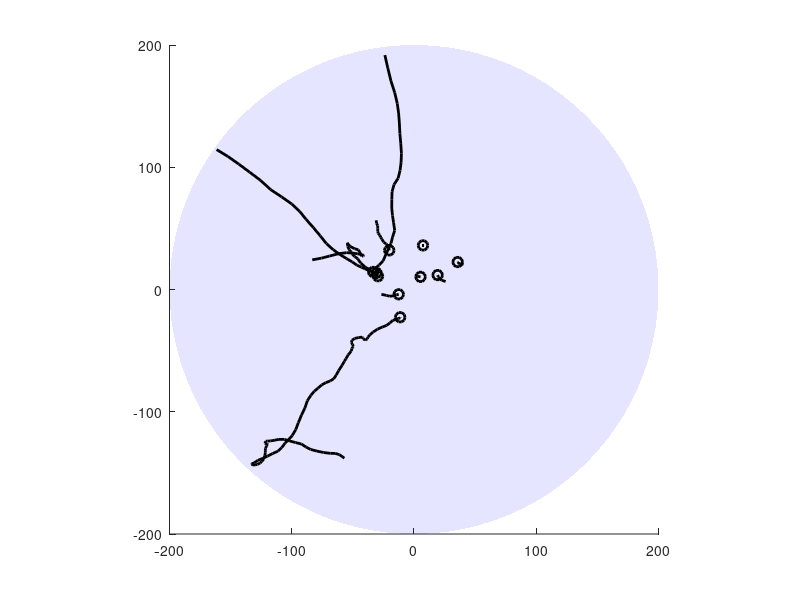

Reproduce this figure in MATLAB. (Note: this script raises an error after producing the figure.)
clear;close all;clc
dbstop if error
% rng default

% region of interest is a circle, centred at origin
cartesianSensorPosition = [0;0];
circleRadius = 200;

% multi-object motion model
PoissonBirthRate = .1;
PoissonBirthGaussianMean = zeros(4,1);
PoissonBirthGaussianCov = diag([20 20 2 2].^2);
survivalProbability = .98;
% nearly constant velocity motion model [2D position;2D velocity]
scanTime = 1;
transitionMatrix = kron([1 scanTime;0 1],eye(2));
accelerationDeviation = 1;
motionProcessNoiseCov = accelerationDeviation^2*kron([scanTime^3/3 scanTime^2/2;scanTime^2/2 scanTime],eye(2));

% generate ground truth
numSteps = 100;
numInitialTarget = 3;
numTarget = 0;
for step = 1:numSteps
    numNewBorn = poissrnd(PoissonBirthRate);
    if step == 1
        numNewBorn = numNewBorn+numInitialTarget;
    end

    for target = 1:numNewBorn
        numTarget = numTarget+1;
        groundTruth(numTarget).startTime = step;
        groundTruth(numTarget).length = 1;
        groundTruth(numTarget).state = mvnrnd(PoissonBirthGaussianMean',PoissonBirthGaussianCov)';
    end

    for target = 1:numTarget
        if step~=numSteps && groundTruth(target).startTime+groundTruth(target).length-1==step
            if norm(groundTruth(target).state(1:2,end)-cartesianSensorPosition) <= circleRadius
                if rand <= survivalProbability
                    nextState = mvnrnd((transitionMatrix*groundTruth(target).state(:,end))',motionProcessNoiseCov)';
                    if norm(nextState(1:2)-cartesianSensorPosition) <= circleRadius
                        groundTruth(target).length = groundTruth(target).length+1;
                        groundTruth(target).state = [groundTruth(target).state nextState];
                    end
                end
            end
        end
    end
end

% visualize ground truth
figure
hold on

theta = linspace(-pi,pi);
x = circleRadius*cos(theta);
y = circleRadius*sin(theta);
patch(x,y,'white','FaceColor','blue','FaceAlpha',.1,'EdgeAlpha',0)

for target = 1:numTarget
    scatter(groundTruth(target).state(1,1),groundTruth(target).state(2,1),50,'k','LineWidth',2)
    plot(groundTruth(target).state(1,:),groundTruth(target).state(2,:),'k','LineWidth',2)
end
xlim([-200,200])
ylim([-200,200])
axis equal

% multi-object measurement model
areaOfInterest = pi*circleRadius^2;
measurementNoiseCov = eye(2);
detectionProbability = .95;
PoissonClutterRate = 10;
PoissonClutterIntensity = PoissonClutterRate/areaOfInterest;

% generate measurements
sensorMeasurements = cell(numSteps,1);
for step = 1:numSteps
    sensorMeasurements{step} = zeros(2,0);
end
for target = 1:numTarget
    for step = 1:groundTruth(target).length
        if norm(groundTruth(target).state(1:2,end)-cartesianSensorPosition) <= circleRadius
            if rand < detectionProbability
                randMeasurements = mvnrnd(groundTruth(target).state(1:2,step)',measurementNoiseCov)';
                sensorMeasurements{groundTruth(target).startTime+step-1} = [sensorMeasurements{groundTruth(target).startTime+step-1} randMeasurements];
            end
        end
    end
end
for step = 1:numSteps
    % add clutter measurements
    numClutter = poissrnd(PoissonClutterRate);
    for clutter = 1:numClutter
        uniformRandRange = circleRadius*rand;
        uniformRandBearing = (2*rand-1)*pi;
        randClutter = uniformRandRange*[cos(uniformRandBearing);sin(uniformRandBearing)];
        sensorMeasurements{step} = [sensorMeasurements{step} randClutter+cartesianSensorPosition];
    end
end

% visualize measurement
% for step = 1:numSteps
%     if ~isempty(sensorMeasurements{step})
%         scatter(sensorMeasurements{step}(1,:),sensorMeasurements{step}(2,:),20,'k','filled')
%     end
% end

% wrapper for running a multi-object tracker
parameters.PoissonBirthRate = PoissonBirthRate;
parameters.PoissonBirthGaussianMean = PoissonBirthGaussianMean;
parameters.PoissonBirthGaussianCov = PoissonBirthGaussianCov;
parameters.survivalProbability = survivalProbability;
parameters.transitionMatrix = transitionMatrix;
parameters.motionProcessNoiseCov = motionProcessNoiseCov;
parameters.numInitialTarget = numInitialTarget;
parameters.measurementNoiseCov = measurementNoiseCov;
parameters.detectionProbability = detectionProbability;
parameters.PoissonClutterIntensity = PoissonClutterIntensity;

% multi-object trajectory estimation
trajectoryEstimate = wrapperMultiObjectTracker(sensorMeasurements,parameters);

% performance evaluation using LP trajectory metric
[X,Y] = wrapperTrajectoryMetric(numSteps,groundTruth,trajectoryEstimate);
% parameters of LP trajectory metric
c = 20;
p = 1;
gamma = 2;
[dxy,loc_cost,miss_cost,fa_cost,switch_cost] = LPTrajMetric_cluster(X,Y,c,p,gamma);
